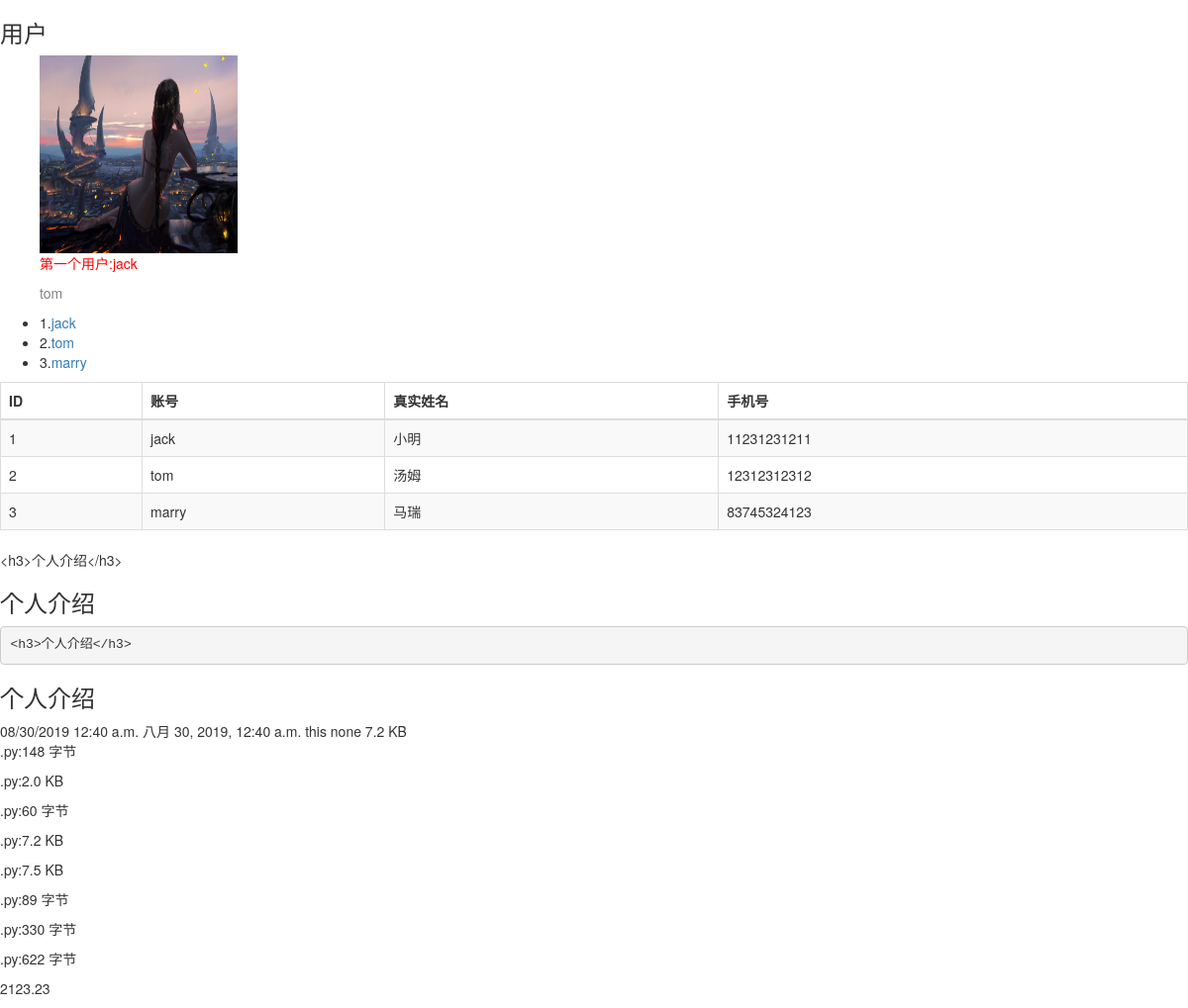
Screenshot of /user/list2/ with the database file from the repository.
### mainapp/models.py (models this page shows, shortened)
class UserEntity(models.Model):
    name = models.CharField(max_length=20, verbose_name='账号')
    age = models.IntegerField(default=0, verbose_name='年龄')
    pwd = models.CharField(max_length=32,verbose_name='密码')
    phone = models.CharField(max_length=11, verbose_name='手机号', blank=True, null=True)
    class Meta:
        db_table = 't_user'
        verbose_name = '客户管理'
        verbose_name_plural = verbose_name
    def __str__(self):
        return self.name

class RealProfile(models.Model):
    user = models.OneToOneField(UserEntity, on_delete=models.CASCADE, verbose_name='登陆用户')
    real_name = models.CharField(max_length=20, verbose_name='真实姓名')
    number = models.CharField(max_length=30, verbose_name='证件号')
    real_type = models.IntegerField(choices=((0, '身份证'), (1, '护照'), (2, '驾驶证')), verbose_name='证件类型')
    image1 = models.ImageField(verbose_name='证件正面照', upload_to='user/real')
    image2 = models.ImageField(verbose_name='证件反面照', upload_to='user/real')
    class Meta:
        db_table = 't_user_profile'
        verbose_name_plural = verbose_name = '实名认证表'

### mainapp/views.py (the view)
# urls.py: path('list2/', user_list2),
def user_list2(request):
    users = UserEntity.objects.all()
    file_dir = os.path.join(settings.BASE_DIR, 'mainapp')
    files = {path: os.stat(os.path.join(file_dir, path)).st_size for path in os.listdir(file_dir) if
             os.path.isfile(os.path.join(file_dir, path))}
    filesize = os.path.getsize('mainapp/models.py')
    info = '<h3>个人介绍</h3>'
    now = datetime.datetime.now()
    none = None
    price = 2123.2322
    html = loader.render_to_string('user/list.html', locals(), request)
    return HttpResponse(html, status=200)  # 增加响应头

### mainapp/__init__.py (called while the page is built)
@register.filter('ellipse')
def ellipse(value):
    return os.path.splitext(value)[-1]

### templates/user/list.html (shortened to what this page needs)
{% extends 'fruit/base.html' %}
{% block content %}
    <h3>用户</h3>
    <ul>
        <img width="200" height="200" src="/static/img/im1.jpg" alt="">
        <p style="color: red">第一个用户:{{ users.0.name }}</p>
        <p style="color: grey">{{ users|random }}</p>
        {% for user in users %}
            <li><span>{{ user.id }}</span>.<a>{{ user.name }}</a></li>
        {% endfor %}
    </ul>
    <table class="table table-bordered table-responsive table-hover table-striped">
        <thead>
        <tr>
            <th>ID</th>
            <th>账号</th>
            <th>真实姓名</th>
            <th>手机号</th>
        </tr>
        </thead>
        <tbody>
        {% for user in users %}
            <tr>
                <td>{{ user.id }}</td>
                <td>{{ user.name }}</td>
                <td>{{ user.realprofile.real_name }}</td>
                <td>{{ user.phone }}</td>
            </tr>
        {% empty %}
                <tr>
                <td colspan="4" class="text-danger">暂时没有数据</td>
                </tr>
        {% endfor %}
        </tbody>
    </table>
    {{ info }}
    {% autoescape off %}
        {{ info }}
    {% endautoescape %}
    {% autoescape on %}
        <pre>{{ info }}</pre>
    {% endautoescape %}
{{ info|safe }}
    {{ now|date:'SHORT_DATETIME_FORMAT' }}
    {{ now|date:'DATETIME_FORMAT' }}
    {{ none|default_if_none:"this none" }}
    {{ filesize|filesizeformat }}
    {% for key, value in files.items %}
    <p>{{ key|ellipse }}:{{ value|filesizeformat }}</p>
    {% endfor %}
    <p>
    {{ price|floatformat:2 }}
    </p>
{% endblock %}

### rows the page displays
UserEntity: name "jack", id "1", realprofile.real_name "小明", phone "11231231211"
UserEntity: id "2", name "tom", realprofile.real_name "汤姆", phone "12312312312"
UserEntity: id "3", name "marry", realprofile.real_name "马瑞", phone "83745324123"

### other values shown
{{ info }} "<h3>个人介绍</h3>"
{{ info }} "个人介绍"
{{ info|safe }} "个人介绍"
{{ none|default_if_none:"this none" }} "this none"
{{ filesize|filesizeformat }} "7.2 KB"
{{ key|ellipse }} ".py" ".py" ".py" ".py" ".py" ".py" ".py" ".py"
{{ value|filesizeformat }} "148 字节" "2.0 KB" "60 字节" "7.2 KB" "7.5 KB" "89 字节" "330 字节" "622 字节"
{{ price|floatformat:2 }} "2123.23"
